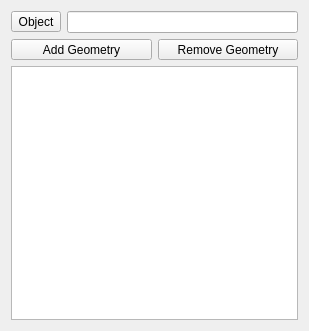
<?xml version="1.0" encoding="UTF-8"?>
<ui version="4.0">
 <class>PartDesignGui::TaskDatumShapeBinder</class>
 <widget class="QWidget" name="PartDesignGui::TaskDatumShapeBinder">
  <property name="geometry">
   <rect>
    <x>0</x>
    <y>0</y>
    <width>309</width>
    <height>331</height>
   </rect>
  </property>
  <property name="windowTitle">
   <string>Form</string>
  </property>
  <layout class="QVBoxLayout" name="verticalLayout">
   <item>
    <layout class="QHBoxLayout" name="horizontalLayout">
     <item>
      <widget class="QToolButton" name="buttonBase">
       <property name="text">
        <string>Object</string>
       </property>
       <property name="checkable">
        <bool>true</bool>
       </property>
      </widget>
     </item>
     <item>
      <widget class="QLineEdit" name="baseEdit"/>
     </item>
    </layout>
   </item>
   <item>
    <layout class="QHBoxLayout" name="horizontalLayout_4">
     <item>
      <widget class="QToolButton" name="buttonRefAdd">
       <property name="enabled">
        <bool>true</bool>
       </property>
       <property name="sizePolicy">
        <sizepolicy hsizetype="Expanding" vsizetype="Fixed">
         <horstretch>0</horstretch>
         <verstretch>0</verstretch>
        </sizepolicy>
       </property>
       <property name="text">
        <string>Add Geometry</string>
       </property>
       <property name="checkable">
        <bool>true</bool>
       </property>
       <property name="checked">
        <bool>false</bool>
       </property>
      </widget>
     </item>
     <item>
      <widget class="QToolButton" name="buttonRefRemove">
       <property name="sizePolicy">
        <sizepolicy hsizetype="Expanding" vsizetype="Fixed">
         <horstretch>0</horstretch>
         <verstretch>0</verstretch>
        </sizepolicy>
       </property>
       <property name="text">
        <string>Remove Geometry</string>
       </property>
       <property name="checkable">
        <bool>true</bool>
       </property>
      </widget>
     </item>
    </layout>
   </item>
   <item>
    <widget class="QListWidget" name="listWidgetReferences"/>
   </item>
  </layout>
 </widget>
 <resources/>
 <connections/>
</ui>
